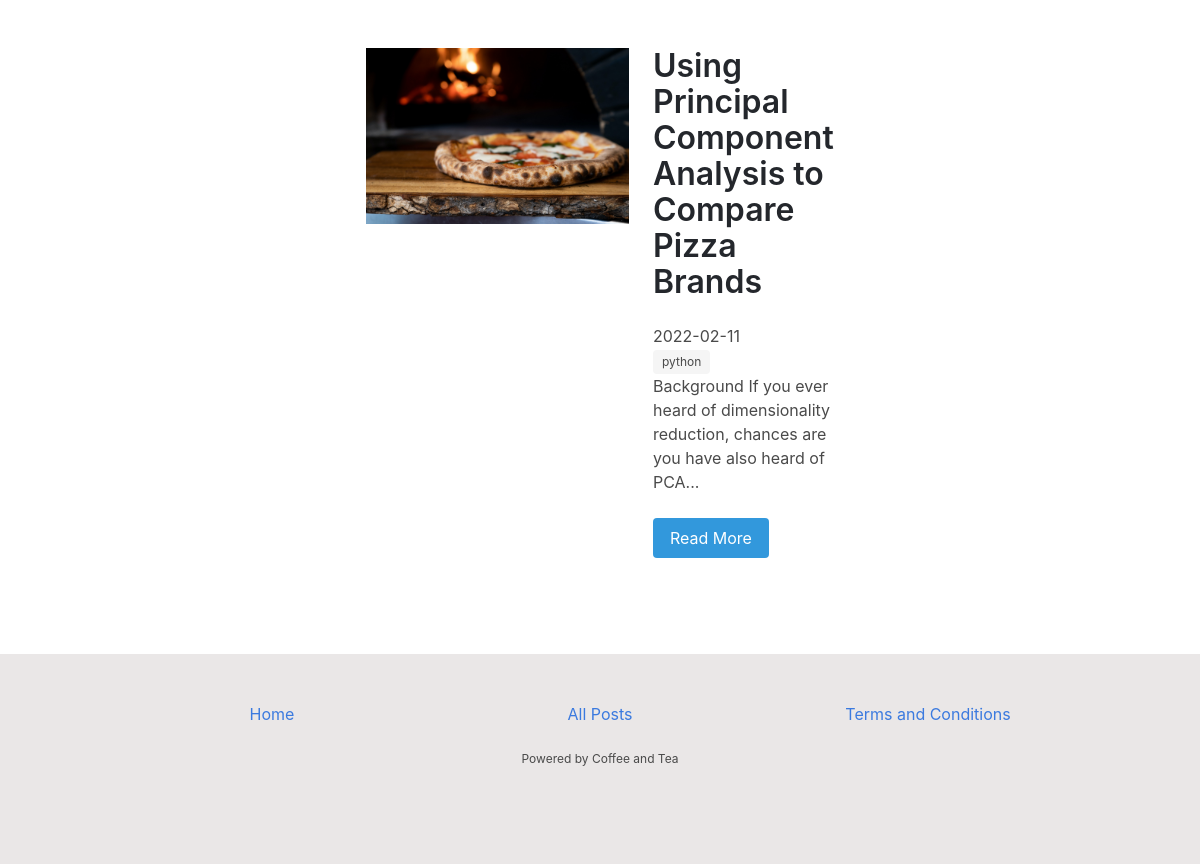
/blog/tags/python (signed in, lower part), run on an earlier commit of the app's database.
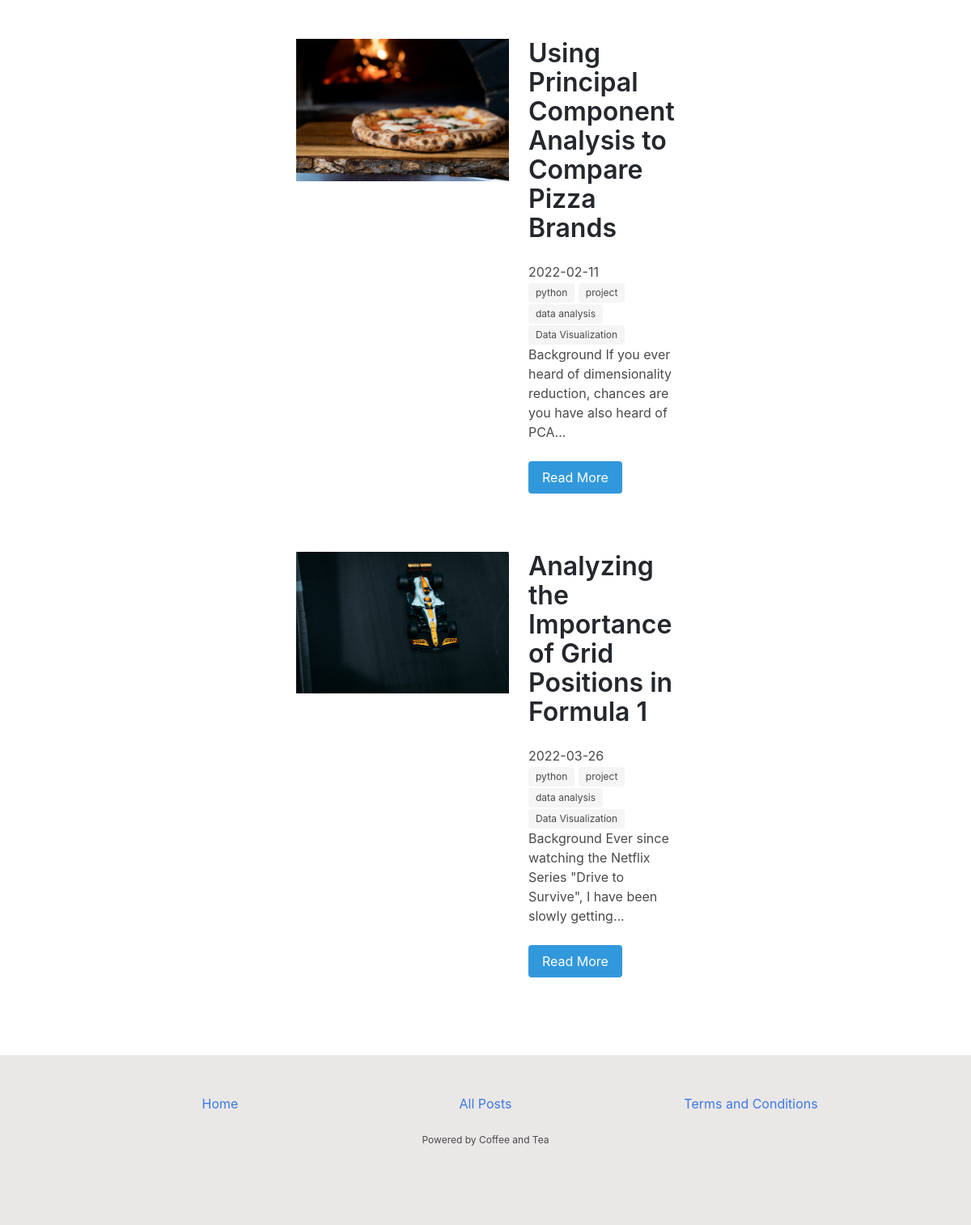
And on a later commit of the database.
### models.py (models this page shows, shortened)
class Post(db.Model):
    id = db.Column(db.Integer, primary_key=True)
    title = db.Column(db.String(140))
    slug = db.Column(db.String(140), unique=True)
    body = db.Column(db.Text)
    img_path = db.Column(db.String(100))
    created = db.Column(db.DateTime, default=datetime.now())
    tags = db.relationship('Tag', secondary=posts_tags,
                           backref=db.backref('posts'), lazy='dynamic')

class Tag(db.Model):
    id = db.Column(db.Integer, primary_key=True)
    title = db.Column(db.String(140))
    slug = db.Column(db.String(140), unique=True)

### posts/blueprint.py (the view)
@posts.route('/tags/<slug>')
def tag_detail(slug):
    tag = Tag.query.filter(Tag.slug == slug).first_or_404()
    return render_template('posts/tag_detail.html', tag=tag)

### posts/templates/posts/tag_detail.html (shortened to what this page needs)
{% extends 'base.html' %}  {% block content %}
<section class="hero">
  <div class="hero-body">
    <br />
    <div class="container">
      <div class="columns is-multiline">
        {% for post in tag.posts %}
        <div class="column is-one-quarter"></div>
        <div class="column is-half">
          {% include 'posts/includes/card.html' %}
          <br />
        </div>
        <div class="column is-one-quarter"></div>
        {% endfor %}
      </div>
    </div>
  </div>
</section>
{% endblock %}

### posts/templates/posts/includes/card.html
<div class="columns featured-post is-multiline">
  <div class="column is-12 post">
    <article class="columns featured">
      <div class="column is-7 post-img">
        {% if post.img_path %}
          <img src="{{ url_for('static', filename=post.img_path) }}">
        {% else %}
          <img src="https://cdn.emk.dev/templates/featured-image.png" alt="" />
        {% endif %}
      </div>
      <div class="column is-5 featured-content va">
        <div>
          <h1 class="title post-title">{{ post.title }}</h1>
          <time datetime="2016-1-1">{{ post.created.date() }}</time>
          <br />
          {% for tag in post  .tags %}
          <a href="{{ url_for('posts.tag_detail', slug=tag.slug) }}"
            ><span class="tag">{{ tag.title }}</span></a
          >
          {% endfor %}
          <br />
          <p class="post-excerpt">{{ post.body|striptags|truncate(100) }}</p>
          <br />
          <a
            href="{{ url_for('posts.post_detail', slug=post.slug) }}"
            class="button is-info"
            >Read More</a
          >
        </div>
      </div>
    </article>
  </div>
</div>

What changed in the data, as far as the page shows it:
added Tag: title "project"
added Tag: title "data analysis"
added Tag: title "Data Visualization"
added Post: img_path (picture), title "Analyzing the Importance of Grid Positions in Formula 1", created "2022-03-26", body "Background Ever since watching the Netflix Series \"Drive to Survive\", I have been slowly getting...", Tag (title "python")
